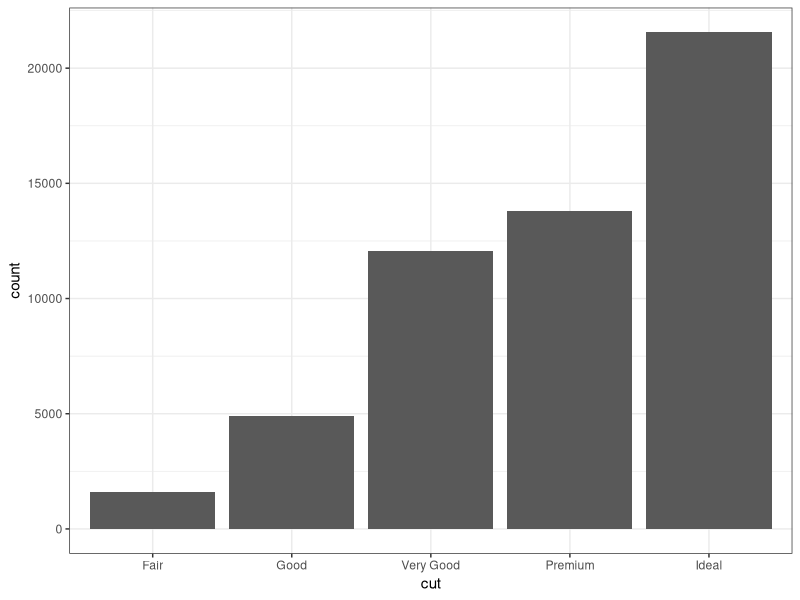
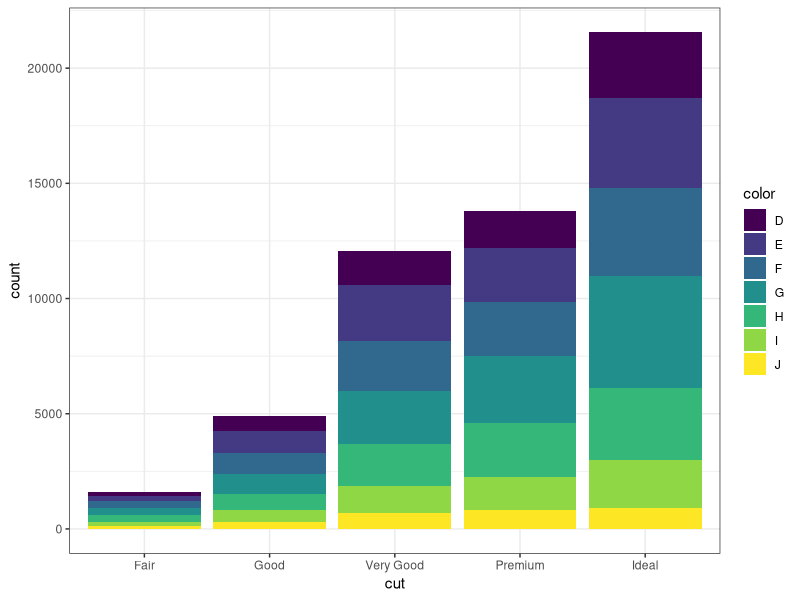
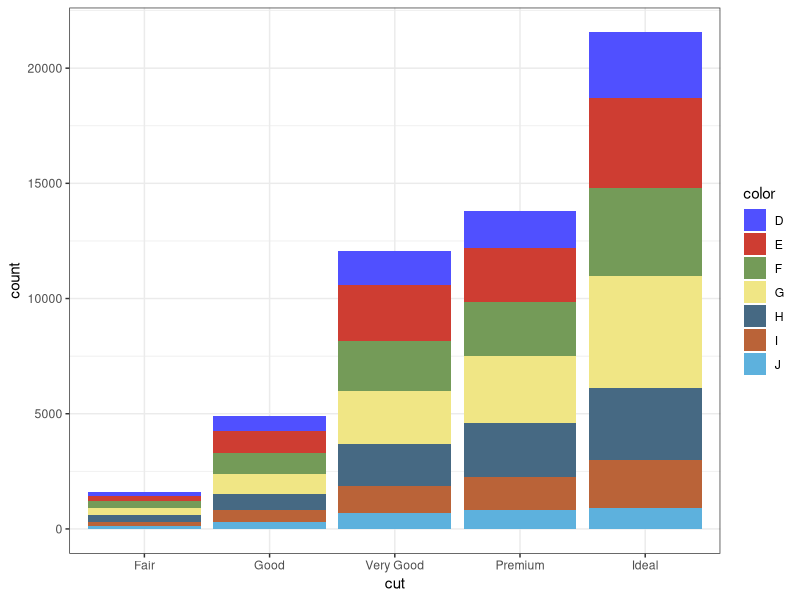
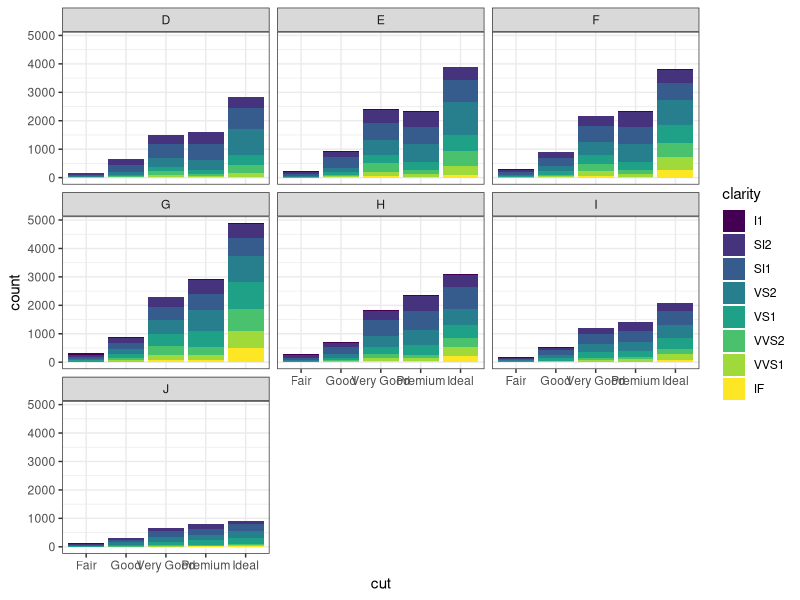
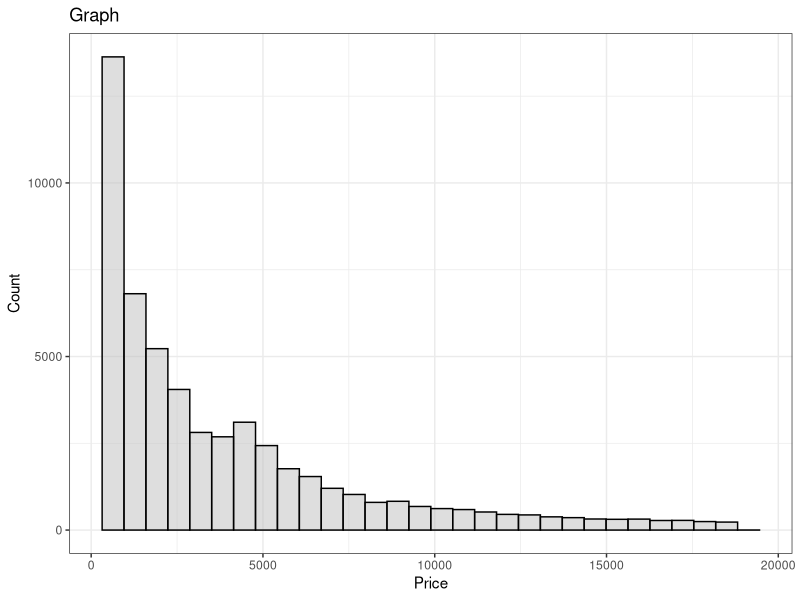
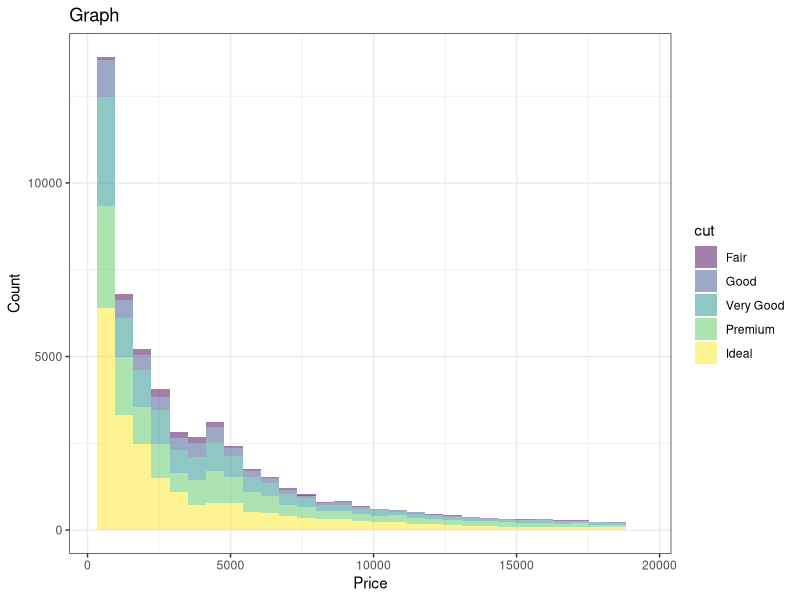
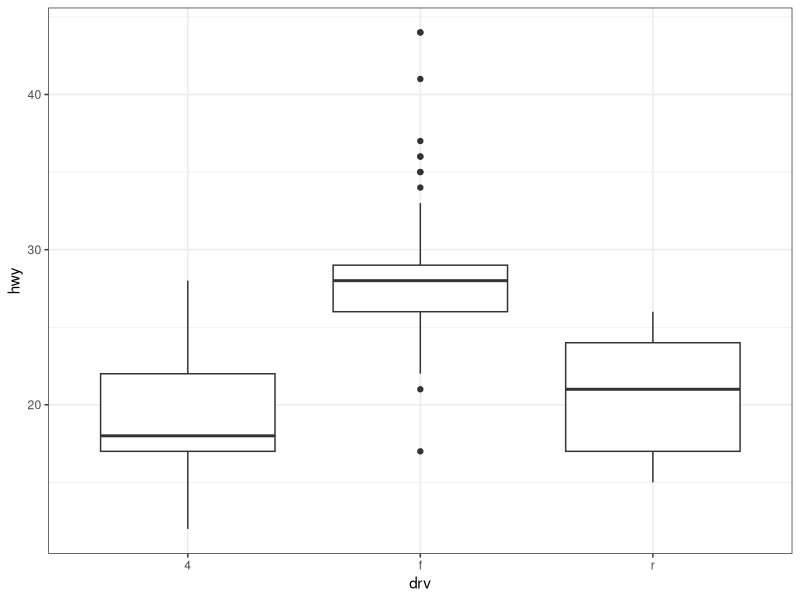
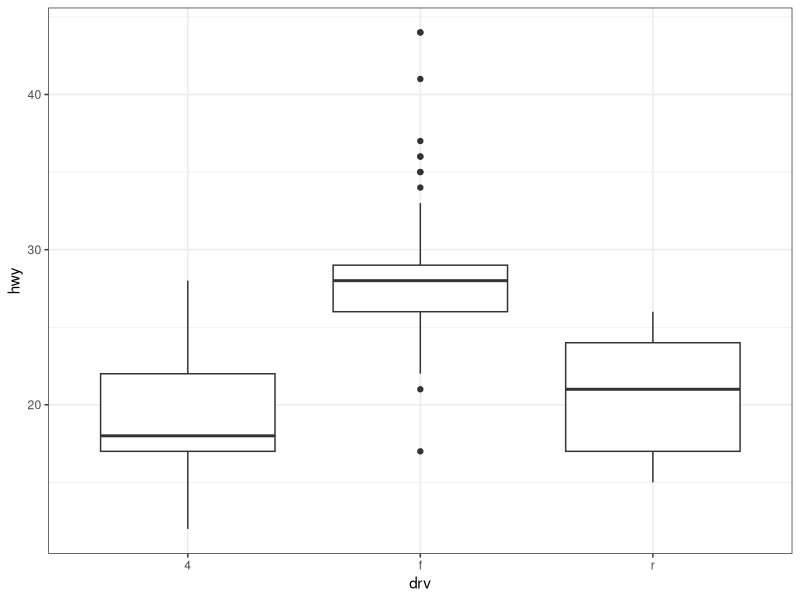

These charts were generated, in order, by the following R code:
# Title: Data visualization Part- (ggplot2)
# Author: Mostafa S. Abd El-Maksoud

# Install necessary packages (uncomment if needed)
# install.packages("ggplot2")
# install.packages("ggsci")

# Load libraries
library(ggplot2)
library(ggsci)

# Load and inspect datasets
data(diamonds)
head(diamonds)

data(mpg)
head(mpg)

# 1. Bar Chart

# Basic bar plot
ggplot(diamonds, aes(x = cut)) +
  geom_bar() +
  theme_bw()

# Bar plot with fill
ggplot(diamonds, aes(x = cut, fill = color)) +
  geom_bar() +
  theme_bw()

# Bar plot with custom colors using ggsci
ggplot(diamonds, aes(x = cut, fill = color)) +
  geom_bar() +
  theme_bw() + 
  scale_fill_manual(values = pal_igv()(7))

# Bar plot with facets
ggplot(diamonds, aes(x = cut, fill = clarity)) +
  geom_bar() +
  theme_bw() +
  facet_wrap(~color)

# 2. Histogram

# Basic histogram
ggplot(diamonds, aes(x = price)) +
  geom_histogram(bins = 30, fill = "grey", color = "black", alpha = 0.5) +
  theme_bw() +
  labs(x = "Price", y = "Count", title = "Graph")

# Histogram with fill
ggplot(diamonds, aes(x = price, fill = cut)) +
  geom_histogram(bins = 30, alpha = 0.5) +
  theme_bw() +
  labs(x = "Price", y = "Count", title = "Graph")

# 3. Box Plot

# Basic box plot
ggplot(mpg, aes(drv, hwy)) +
  geom_boxplot() +
  theme_bw()

# Box plot with grouping
ggplot(mpg, aes(x = drv, y = hwy, group = drv)) +
  geom_boxplot() +
  theme_bw()

# Box plot with fill by manufacturer
ggplot(mpg, aes(x = drv, y = hwy, fill = manufacturer)) +
  geom_boxplot() +
  theme_bw()

# Box plot with jitter
ggplot(mpg, aes(drv, hwy)) +
  geom_boxplot() +
  geom_jitter(width = 0.2, aes(color = trans)) +
  theme_bw()

# 4. Scatter Plot

# Basic scatter plot
ggplot(diamonds, aes(carat, price)) +
  geom_point() +
  theme_bw()

# Scatter with color by cut
ggplot(diamonds, aes(carat, price, color = cut)) +
  geom_point() +
  theme_bw()

# Scatter with color by clarity
ggplot(diamonds, aes(carat, price)) +
  geom_point(aes(color = clarity)) +
  theme_bw()

# Scatter with facets
ggplot(diamonds, aes(carat, price, color = cut)) +
  geom_point() +
  facet_grid(~cut) +
  theme_bw()

# Scatter with custom shape
ggplot(diamonds, aes(carat, price, color = cut)) +
  geom_point(shape = 21, size = 3, stroke = 2, fill = "white") +
  facet_grid(~cut) +
  theme_bw()

# Scatter with linear trend line
ggplot(diamonds, aes(carat, price, color = cut)) +
  geom_point(shape = 21, size = 3, stroke = 2, fill = "white") +
  stat_smooth(se = FALSE) +
  facet_grid(~cut) +
  theme_bw()